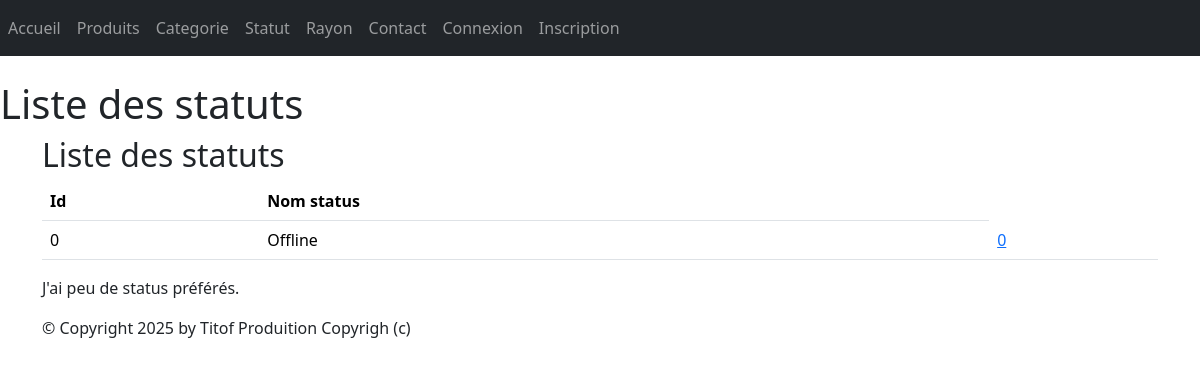
Before: /monApp/statuts/ with the older database file.
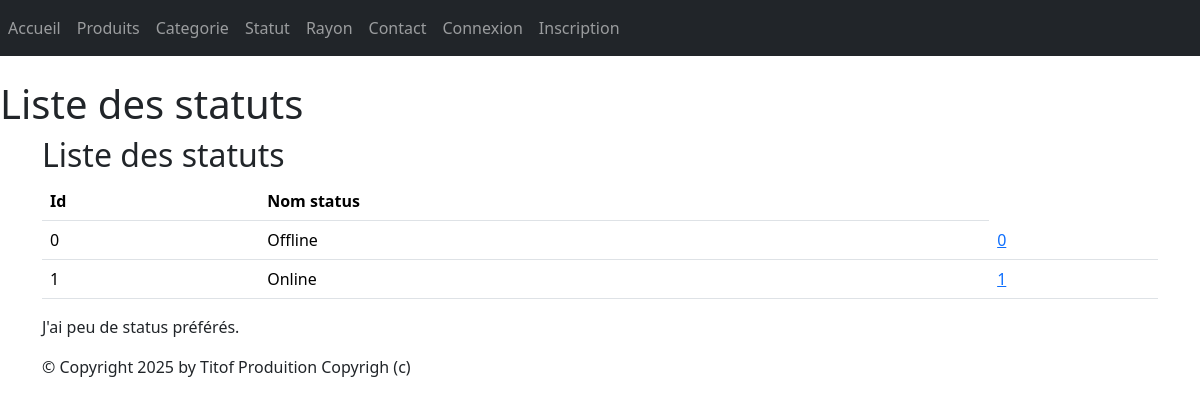
After: the same page with the newer database file.
### monApp/models.py (models this page shows, shortened)
class Statut(models.Model):
    idStatut = models.AutoField(primary_key=True)
    libelleStatut = models.CharField(max_length=150)

### monApp/views.py (the view)
# urls.py: path('statuts/',views.StatutListView.as_view() ,name='lst_stat'),
class StatutListView(ListView):
    model = Statut
    template_name = "monApp/list_statuts.html"
    context_object_name = "statuts"
    def get_context_data(self, **kwargs):
        context = super(StatutListView, self).get_context_data(**kwargs)
        context['titremenu'] = "Liste des statuts"
        return context

### monApp/templates/monApp/list_statuts.html
{% extends 'monApp/base.html' %}
{% block menu %}
<h1>Liste des statuts</h1>
{% endblock %}
{% block contenu %}
    <h2>{{titremenu}}</h2>
    <table class="table">
        <thead>
            <th>Id</th>
            <th>Nom status</th>
        </thead>
        <tbody>
            {% for stat in statuts %}
            <tr>
                <td>{{ stat.idStatut }} </td>
                <td>{{ stat.libelleStatut }} </td>
                <td><a href="{% url 'dtl_stat' stat.idStatut %}">{{ stat.idStatut }}</a></td>
            </tr>
            {% endfor %}
        </tbody>
    </table>
    <p>
    J'ai
    {% if prdts|length < 5 %}
    peu de
    {% elif prdts|length < 10 %}
    quelques
    {% else %}
    beaucoup de
    {% endif %}
    status préférés.
    </p>
{% endblock %}

Changed rows visible on the page:
added Statut: idStatut "1", libelleStatut "Online"
